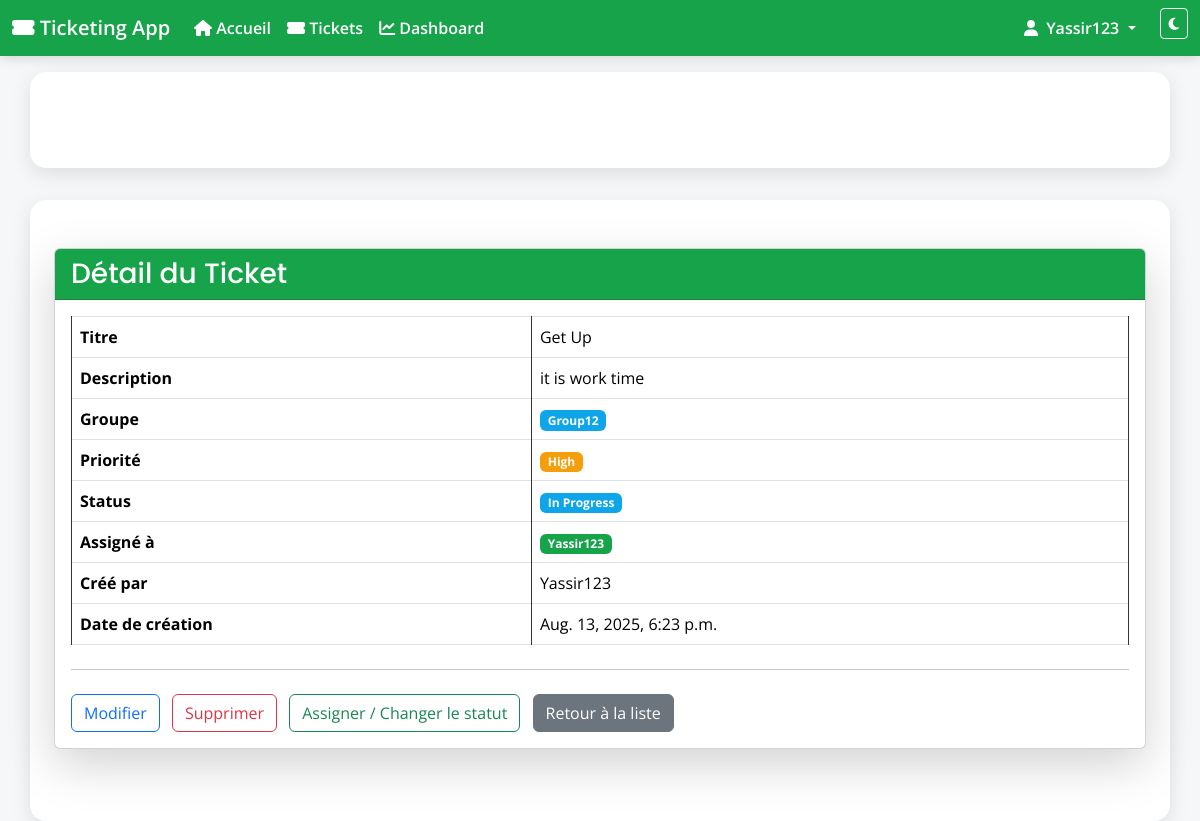
/tickets/1/ (signed in), run on the app's committed database.
### tickets/models.py (models this page shows, shortened)
class Ticket(models.Model):
    TICKET_TYPE_CHOICES = [
        ('demande', 'Demande'),
        ('incident', 'Incident'),
    ]
    STATUS_CHOICES = [
        ('open', 'Open'),
        ('in_progress', 'In Progress'),
        ('closed', 'Closed'),
    ]
    PRIORITY_CHOICES = [
        ('low', 'Low'),
        ('medium', 'Medium'),
        ('high', 'High'),
    ]
    title = models.CharField(max_length=200)   # Title of the ticket
    description = models.TextField()           # Detailed description
    type = models.CharField(
        max_length=20,
        choices=TICKET_TYPE_CHOICES,
        default='demande'
    )
    status = models.CharField(
        max_length=20,
        choices=STATUS_CHOICES,
        default='open'                         # Default status is 'open'
    )
    priority = models.CharField(
        max_length=10,
        choices=PRIORITY_CHOICES,
        default='medium'                       # Default priority is 'medium'
    )
    created_by = models.ForeignKey(
        User, related_name='tickets_created', on_delete=models.CASCADE
    )                                          # User who created the ticket
    assigned_to = models.ForeignKey(
        User, related_name='tickets_assigned', on_delete=models.SET_NULL,
        null=True, blank=True,
        help_text="The staff member assigned to this ticket"
    )                                          # Staff member assigned to the ticket
    group = models.ForeignKey(
        Group, related_name='tickets', on_delete=models.CASCADE, null=True, blank=True,
        help_text="Le groupe ou projet auquel ce ticket appartient"
    )                                          # Group or project the ticket belongs to
    created_at = models.DateTimeField(auto_now_add=True)   # Creation timestamp
    updated_at = models.DateTimeField(auto_now=True)       # Last update timestamp
    closed_at = models.DateTimeField(null=True, blank=True) # When ticket was closed

class Group(models.Model):
    name = models.CharField(max_length=100, unique=True)
    description = models.TextField(blank=True)
    members = models.ManyToManyField(User, related_name='custom_groups')

### tickets/views.py (the view)
# urls.py: path('<int:pk>/', views.ticket_detail, name='ticket_detail'),  # Detail view
@login_required
def ticket_detail(request, pk):
    ticket = get_object_or_404(Ticket, pk=pk)
    return render(request, 'tickets/ticket_detail.html', {'ticket': ticket})

### tickets/templates/tickets/ticket_detail.html (shortened to what this page needs)
{% extends 'appli_ticketing/base.html' %}
{% block content %}
<div class="card shadow-lg mb-4">
  <div class="card-header bg-primary text-white">
    <h3 class="mb-0">Détail du Ticket</h3>
  </div>
  <div class="card-body">
    <table class="table table-bordered mb-4">
      <tbody>
        <tr><th>Titre</th><td>{{ ticket.title }}</td></tr>
        <tr><th>Description</th><td>{{ ticket.description }}</td></tr>
        <tr><th>Groupe</th><td>{% if ticket.group %}<span class="badge bg-info">{{ ticket.group.name }}</span> {% else %}<span class="text-muted">Aucun</span>{% endif %}</td></tr>
        <tr><th>Priorité</th><td><span class="badge bg-warning">{{ ticket.get_priority_display }}</span></td></tr>
        <tr><th>Status</th><td><span class="badge bg-info">{{ ticket.get_status_display }}</span></td></tr>
        <tr><th>Assigné à</th><td>{% if ticket.assigned_to %}<span class="badge bg-success">{{ ticket.assigned_to.username }}</span>{% else %}<span class="text-muted">Non assigné</span>{% endif %}</td></tr>
        <tr><th>Créé par</th><td>{{ ticket.created_by.username }}</td></tr>
        <tr><th>Date de création</th><td>{{ ticket.created_at }}</td></tr>
      </tbody>
    </table>
    <hr>
    <div class="mt-4">
      {% if user == ticket.created_by or user.is_superuser %}
        <a href="{% url 'tickets:ticket_edit' ticket.pk %}" class="btn btn-outline-primary me-2">Modifier</a>
        <a href="{% url 'tickets:ticket_delete' ticket.pk %}" class="btn btn-outline-danger me-2">Supprimer</a>
      {% endif %}
      {% if user.is_staff or user.is_superuser %}
        <a href="{% url 'tickets:ticket_assign' ticket.pk %}" class="btn btn-outline-success me-2">Assigner / Changer le statut</a>
      {% endif %}
      <a href="{% url 'tickets:ticket_list' %}" class="btn btn-secondary">Retour à la liste</a>
    </div>
  </div>
</div>
{% endblock %}

### appli_ticketing/templates/appli_ticketing/base.html (shortened to what this page needs)
<!DOCTYPE html>
<html lang="en">
<head>
    <link href="https://cdn.jsdelivr.net/npm/bootstrap@5.3.3/dist/css/bootstrap.min.css" rel="stylesheet">
    <link rel="stylesheet" href="https://cdnjs.cloudflare.com/ajax/libs/font-awesome/6.5.1/css/all.min.css">
</head>
<body>
    <nav class="navbar navbar-expand-lg navbar-dark">
        <div class="container-fluid">
            <a class="navbar-brand" href="{% url 'home' %}"><i class="fa fa-ticket-alt"></i> Ticketing App</a>
            <div class="collapse navbar-collapse" id="navbarNav">
                <ul class="navbar-nav me-auto">
                    <li class="nav-item">
                        <a class="nav-link" href="{% url 'home' %}"><i class="fa fa-home"></i> Accueil</a>
                    </li>
                    <li class="nav-item">
                        <a class="nav-link" href="/tickets/"><i class="fa fa-ticket-alt"></i> Tickets</a>
                    </li>
                    <li class="nav-item">
                        <a class="nav-link" href="{% url 'dashboard' %}"><i class="fa-solid fa-chart-line"></i> Dashboard</a>
                    </li>
                </ul>
                <ul class="navbar-nav">
                    {% if user.is_authenticated %}
                        <li class="nav-item dropdown">
                            <a class="nav-link dropdown-toggle" href="#" id="navbarDropdown" role="button"
                            data-bs-toggle="dropdown" aria-expanded="false">
                                <i class="fa fa-user me-1"></i> {{ user.username }}
                            </a>
                        </li>
                    {% else %}
                        <li class="nav-item"><a class="nav-link" href="{% url 'login' %}"><i class="fa fa-sign-in-alt me-1"></i> Connexion</a></li>
                        <li class="nav-item"><a class="nav-link" href="{% url 'register' %}"><i class="fa fa-user-plus me-1"></i> Créer un compte</a></li>
                    {% endif %}
                    <li class="nav-item">
                        <button onclick="toggleDarkMode()" class="btn btn-sm btn-outline-light ms-3"><i class="fa fa-moon"></i></button>
                    </li>
                </ul>
            </div>
        </div>
    </nav>
    <div class="container mt-3">
    </div>
    <div class="container">
        {% block content %}{% endblock %}
    </div>
    <div class="toast-container position-fixed bottom-0 end-0 p-3">
    </div>
</body>
</html>

### appli_ticketing/templates/appli_ticketing/base.html (style rules this page uses)
:root { --bs-primary: #16a34a; --bs-primary-rgb: 22,163,74; --bs-success: #16a34a; --primary: #16a34a; --primary-700: #15803d; --accent: #0ea5e9; --light-bg: #f5f7f9; --surface: #ffffff; --text: #1f2937; --muted: #6b7280; --on-primary: #ffffff; --shadow: 0 6px 20px rgba(0,0,0,.10); --ring: rgba(22,163,74,.35); }
body { font-family: 'Open Sans', sans-serif; background: var(--light-bg); color: var(--text); transition: background-color .25s, color .25s; }
.navbar { background: var(--primary) !important; box-shadow: 0 2px 12px rgba(0,0,0,.15); }
.navbar .navbar-brand, .navbar .nav-link { color: var(--on-primary) !important; font-weight: 600; }
.container { padding: 3rem 1.5rem; margin-top: 2rem; background: var(--surface); border-radius: 16px; box-shadow: var(--shadow); }
table, th, td { background: var(--surface); color: var(--text); }
h1, h2, h3 { font-family: 'Poppins', sans-serif; }
.card-header { background: var(--primary); color: var(--on-primary); }
.card-header h1, .card-header h2, .card-header h3 { color: var(--on-primary) !important; }
.table tbody tr:nth-child(odd) { background-color: #212121 !important; }
.table tbody tr:nth-child(even) { background-color: #1b1b1b !important; }
.table th, .table td { border-color: #353535 !important; }
.table .badge { color: #fff !important; }
.table .badge.bg-info { background-color: #0ea5e9 !important; }
.table .badge.bg-success { background-color: #16a34a !important; }
.table .badge.bg-warning { background-color: #f59e0b !important; }

### data on the page
Ticket: title "Get Up", description "it is work time", group.name "Group12", priority "High", status "In Progress", assigned_to.username "Yassir123", created_by.username "Yassir123", created_at "Aug. 13, 2025, 6:23 p.m."

### other printed values
{{ user.username }} "Yassir123"
